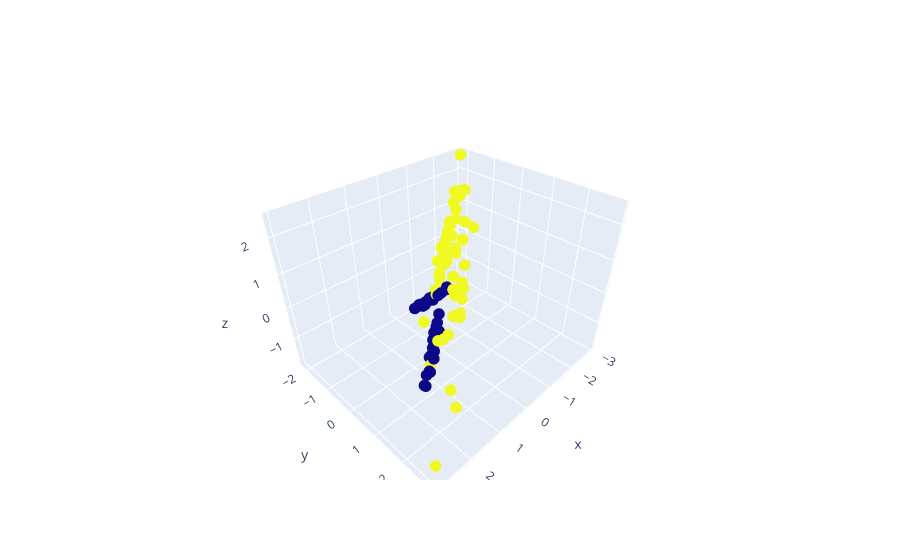

The notebook cell this image was saved under:
### Code cell
fig = go.Figure(data = [go.Scatter3d(x = X_[:, 0], 
                                   y = X_[:, 1], 
                                   z = X_[:, 2], 
                                   mode = 'markers',
                                   marker_color = y, 
                                   marker_size = 4)])
fig.show()
